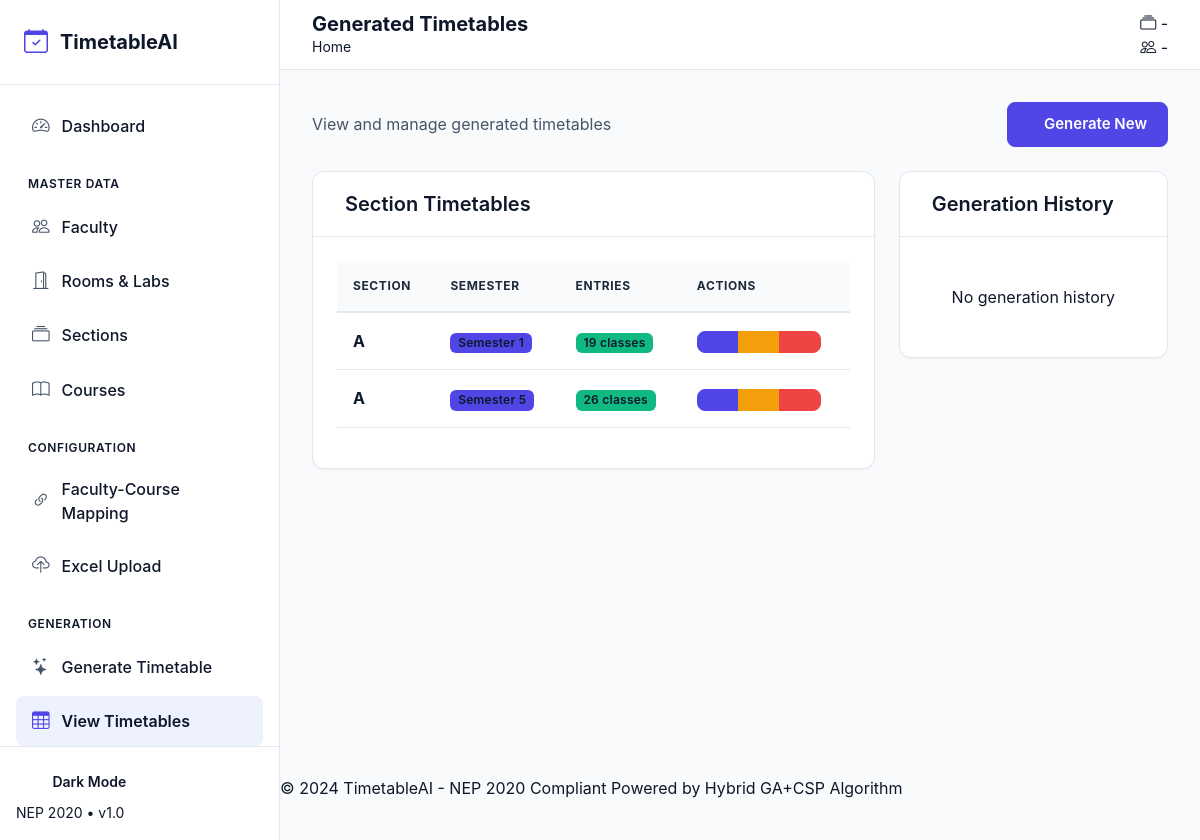
Screenshot of /timetable/view-all with the database file from the repository.
### app/models/section.py (models this page shows, shortened)
class Section(db.Model):
    __tablename__ = 'sections'
    id = db.Column(db.Integer, primary_key=True)
    section_id = db.Column(db.String(20), unique=True, nullable=False)  # e.g., CSE-3-A
    name = db.Column(db.String(10), nullable=False)  # A, B, C
    branch = db.Column(db.String(50), nullable=False, default='CSE')
    semester = db.Column(db.Integer, nullable=False)
    strength = db.Column(db.Integer, nullable=False, default=60)
    batch_year = db.Column(db.Integer, nullable=False)  # e.g., 2024
    academic_year = db.Column(db.String(10), nullable=False)  # e.g., 2024-25
    is_active = db.Column(db.Boolean, default=True)
    created_at = db.Column(db.DateTime, default=datetime.utcnow)
    updated_at = db.Column(db.DateTime, default=datetime.utcnow, onupdate=datetime.utcnow)
    batches = db.relationship('Batch', backref='section', lazy='dynamic', cascade='all, delete-orphan')
    faculty_mappings = db.relationship('FacultyCourse', backref='section', lazy='dynamic', cascade='all, delete-orphan')
    timetable_entries = db.relationship('Timetable', backref='section', lazy='dynamic', cascade='all, delete-orphan')

### app/routes/timetable.py (the view)
@timetable_bp.route('/view-all')
def view_all():
    sections_with_tt = db.session.query(Section).join(
        Timetable, Section.id == Timetable.section_id
    ).distinct().order_by(Section.semester, Section.name).all()
    logs = GenerationLog.query.order_by(GenerationLog.created_at.desc()).limit(20).all()
    return render_template('timetable/list.html', sections=sections_with_tt, logs=logs)

### app/templates/timetable/list.html (shortened to what this page needs)
{% extends "base.html" %}
{% block page_title %}Generated Timetables{% endblock %}
{% block content %}
<div class="row mb-4" data-aos="fade-down">
    <div class="col-12">
        <div class="d-flex flex-wrap justify-content-between align-items-center gap-3">
            <div>
                <p class="text-muted mb-0">View and manage generated timetables</p>
            </div>
            <div>
                <a href="{{ url_for('timetable.generate') }}" class="btn btn-primary">
                    Generate New
                </a>
            </div>
        </div>
    </div>
</div>
<div class="row g-4">
    <div class="col-lg-8" data-aos="fade-up">
        <div class="glass-card">
            <div class="card-header bg-transparent">
                <h5 class="mb-0">Section Timetables</h5>
            </div>
            <div class="card-body">
                {% if sections %}
                <div class="table-responsive">
                    <table class="table table-hover">
                        <thead>
                            <tr>
                                <th>Section</th>
                                <th>Semester</th>
                                <th>Entries</th>
                                <th>Actions</th>
                            </tr>
                        </thead>
                        <tbody>
                            {% for section in sections %}
                            <tr>
                                <td>
                                    <strong>{{ section.name }}</strong>
                                    <br><small class="text-muted">{{ section.department }}</small>
                                </td>
                                <td>
                                    <span class="badge bg-primary">Semester {{ section.semester }}</span>
                                </td>
                                <td>
                                    <span class="badge bg-success">{{ section.timetable_entries.count() }} classes</span>
                                </td>
                                <td>
                                    <div class="btn-group btn-group-sm">
                                        <a href="{{ url_for('timetable.view', section_id=section.id) }}"
                                           class="btn btn-outline-primary" title="View">
                                        </a>
                                        <a href="{{ url_for('timetable.edit', section_id=section.id) }}"
                                           class="btn btn-outline-warning" title="Edit">
                                        </a>
                                        <a href="{{ url_for('export.export_section_pdf', section_id=section.id) }}"
                                           class="btn btn-outline-danger" title="Export PDF">
                                        </a>
                                    </div>
                                </td>
                            </tr>
                            {% endfor %}
                        </tbody>
                    </table>
                </div>
                {% endif %}
            </div>
        </div>
    </div>
    <div class="col-lg-4" data-aos="fade-left">
        <div class="glass-card">
            <div class="card-header bg-transparent">
                <h5 class="mb-0">Generation History</h5>
            </div>
            <div class="card-body">
                {% if logs %}
                <div class="timeline">
                    {% for log in logs[:10] %}
                    <div class="timeline-item">
                        <div class="timeline-marker bg-{{ 'success' if log.status == 'completed' else 'warning' }}"></div>
                        <div class="timeline-content">
                            <p class="mb-0">
                                <strong>{{ log.section.name if log.section else 'All Sections' }}</strong>
                            </p>
                            <small class="text-muted">
                                {{ log.created_at.strftime('%d %b %Y, %H:%M') }}
                            </small>
                            <br>
                            <span class="badge bg-{{ 'success' if log.status == 'completed' else 'warning' }}">
                                {{ log.status }}
                            </span>
                            {% if log.fitness_score %}
                            <span class="badge bg-info">Score: {{ "%.2f"|format(log.fitness_score) }}</span>
                            {% endif %}
                        </div>
                    </div>
                    {% endfor %}
                </div>
                {% else %}
                <div class="text-center text-muted py-4">
                    <p class="mb-0">No generation history</p>
                </div>
                {% endif %}
            </div>
        </div>
    </div>
</div>
{% endblock %}

### rows the page displays
Section: name "A", semester "1", timetable_entries.count "19"
Section: name "A", semester "5", timetable_entries.count "26"
